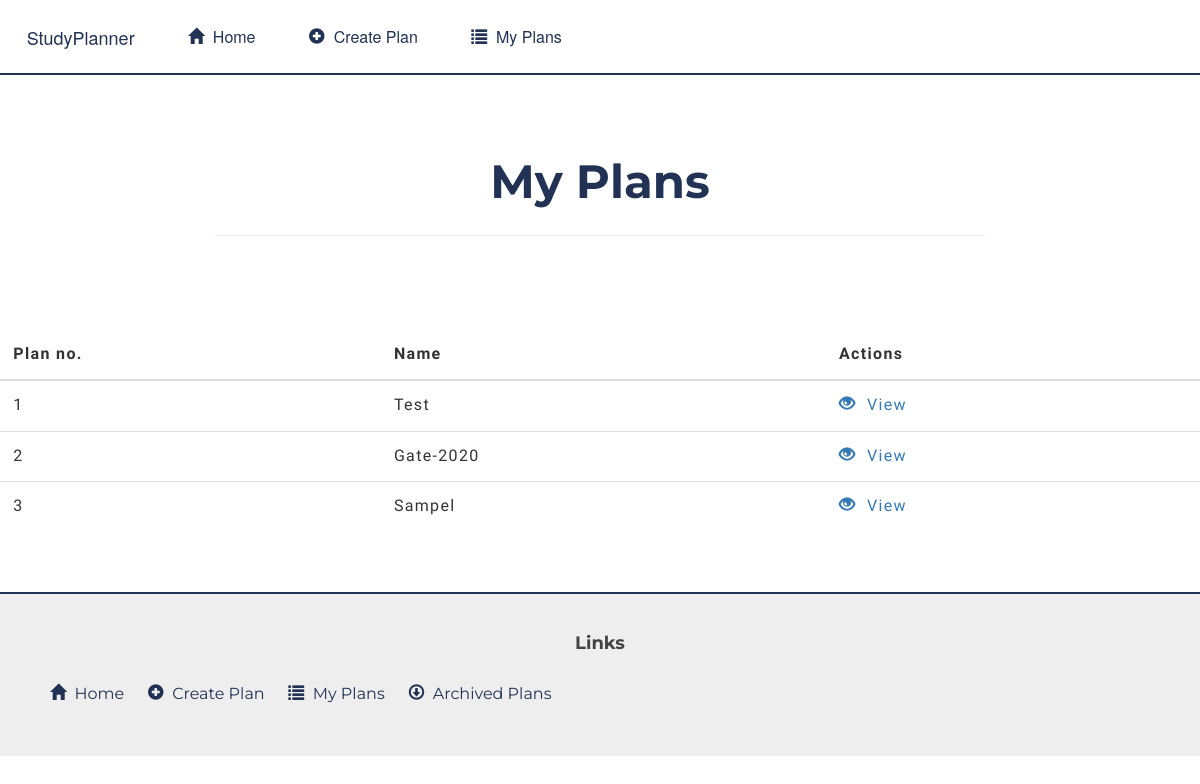
The app's page /planner/my-plans/, older data.
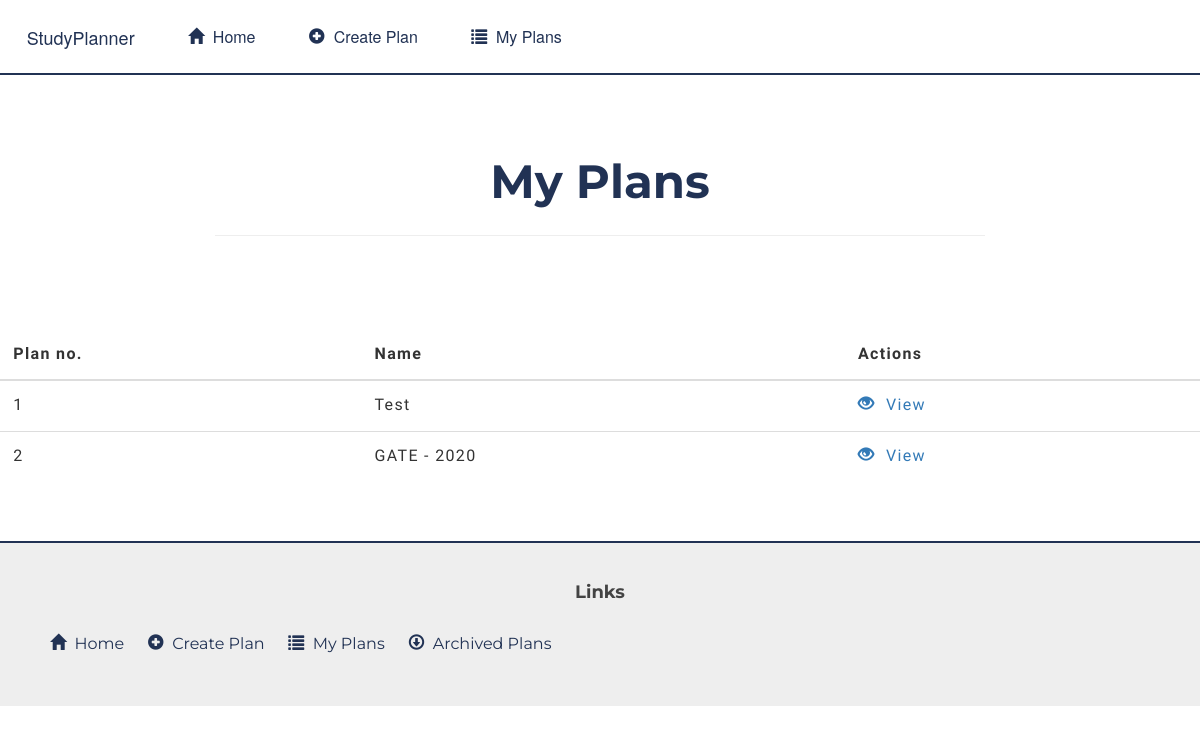
The same page, newer data.
### studyplanner/models.py (models this page shows, shortened)
class Plan(models.Model):
	name = models.CharField(max_length=100,null=False,blank=False)
	is_completed = models.BooleanField(default=False)
	description = models.TextField(default='')
	deadline = models.DateField(default=datetime.date.today)
	completed_subjects = models.IntegerField(default=0)
	completed_paths = models.IntegerField(default=0)
	completed_on = models.DateField(default=datetime.date.today)
	archived = models.BooleanField(default=False)
	class Meta:
		ordering = ['is_completed']

### studyplanner/views.py (the view)
def my_plans(request):
	plans = Plan.objects.filter(archived=False)
	return render(request, 'studyplanner/my_plans.html', {'plans':plans})

### studyplanner/templates/studyplanner/my_plans.html (shortened to what this page needs)
{% extends 'studyplanner/base.html' %}
{% block content %}
<div class="container-fluid">
	<div class="pageBody">
		<div class="row">
			<div class="col-sm-offset-2 col-md-offset-2 col-sm-8 col-md-8">
				<div class="text-center" style="padding-top:35pt; padding-bottom: 35pt;">
					<b class="extraBig">My Plans</b>
					<hr>
				</div>
			</div>
		</div>
		<div class="panels">
			{% if plans.count > 0 %}
				<div class="row">
					<div class="table-responsive dataTable">
						<table class="table table-hover">
							<thead>
								<tr>
									<th>Plan no.</th>
									<th>Name</th>
									<th>Actions</th>
								</tr>
							</thead>
							<tbody>
								{% for plan in plans %}
									<tr>
										<td>{{ forloop.counter }}</td>
										<td>{{ plan.name }}</td>
										<td><a href="{% url 'studyplanner:plan-detail' pk=plan.pk %}"><span class="glyphicon glyphicon-eye-open"></span>&nbsp; View</a></td>
									</tr>
								{% endfor %}
							</tbody>
						</table>
					</div>
				</div>
			{% else %}
				<div class="text-center">
					<h3>No study plans yet. <a href="{% url 'studyplanner:create-plan' %}">Create</a> a study plan now</h3>
				</div>
			{% endif %}
		</div>
	</div>
</div>
{% endblock %}

Row changes from the older to the newer data that the page shows:
no longer on this page (row edited): Plan: name "Gate-2020"
no longer on this page (row edited): Plan: name "Sampel"
added Plan: name "GATE - 2020"
